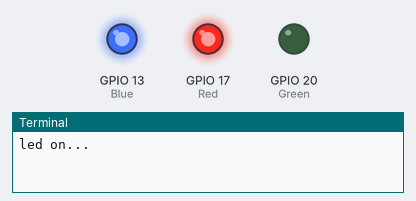
Bench run of a program on a simulated Raspberry Pi (BCM pin numbers). On the bench: output pins drawn as LEDs (lit = HIGH), the last lines printed to the terminal.

Above: at 0.1 s.
At 1.8 s:
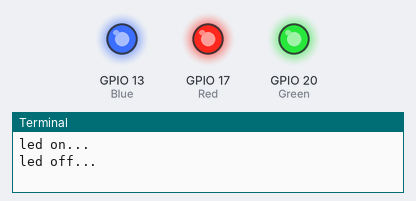
At 3.6 s:
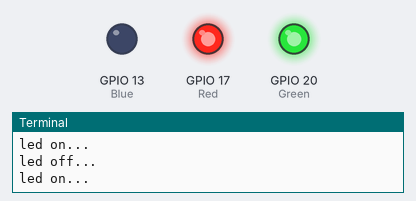
At 5.9 s:
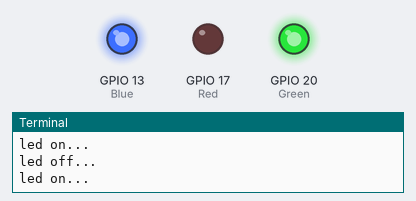
Timing chart, 0 to 6.2 s (numbered marks = the images above):
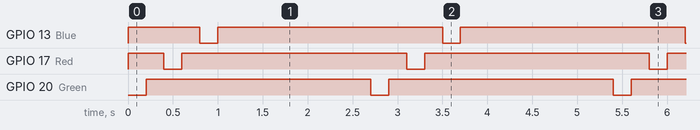

Measured:
- by itself, GPIO 13 (Blue), GPIO 17 (Red), GPIO 20 (Green): alternates HIGH for 2.5 s and LOW for 0.20 s
- by itself, everything shown: repeats every 2.7 s, in 6 steps

The program:

01_blink.py
```python
#!/usr/bin/env python
import RPi.GPIO as GPIO
import time

Red = 17
Green = 20
Blue = 13

blink_duration = 0.2
off_duration = 1.5

GPIO.setmode(GPIO.BCM)
GPIO.setup(Red, GPIO.OUT)
GPIO.setup(Green, GPIO.OUT)
GPIO.setup(Blue, GPIO.OUT)
GPIO.output(Red, GPIO.HIGH)
GPIO.output(Green, GPIO.HIGH)
GPIO.output(Blue, GPIO.HIGH)

def blink(pin, duration):
    GPIO.output(pin, GPIO.LOW)
    time.sleep(duration)
    GPIO.output(pin, GPIO.HIGH)
    time.sleep(duration)

order = {
    2: Red,
    1: Green,
    3: Blue
}

try:
    while True:
        print ("led on...")
        blink(order[1], blink_duration)
        blink(order[2], blink_duration)
        blink(order[3], blink_duration)
        print ("led off...")
        time.sleep(off_duration)
except KeyboardInterrupt:
    print ("clean exit")
    GPIO.output(Red, GPIO.HIGH)
    GPIO.output(Green, GPIO.HIGH)
    GPIO.output(Blue, GPIO.HIGH)
    GPIO.cleanup()
```
